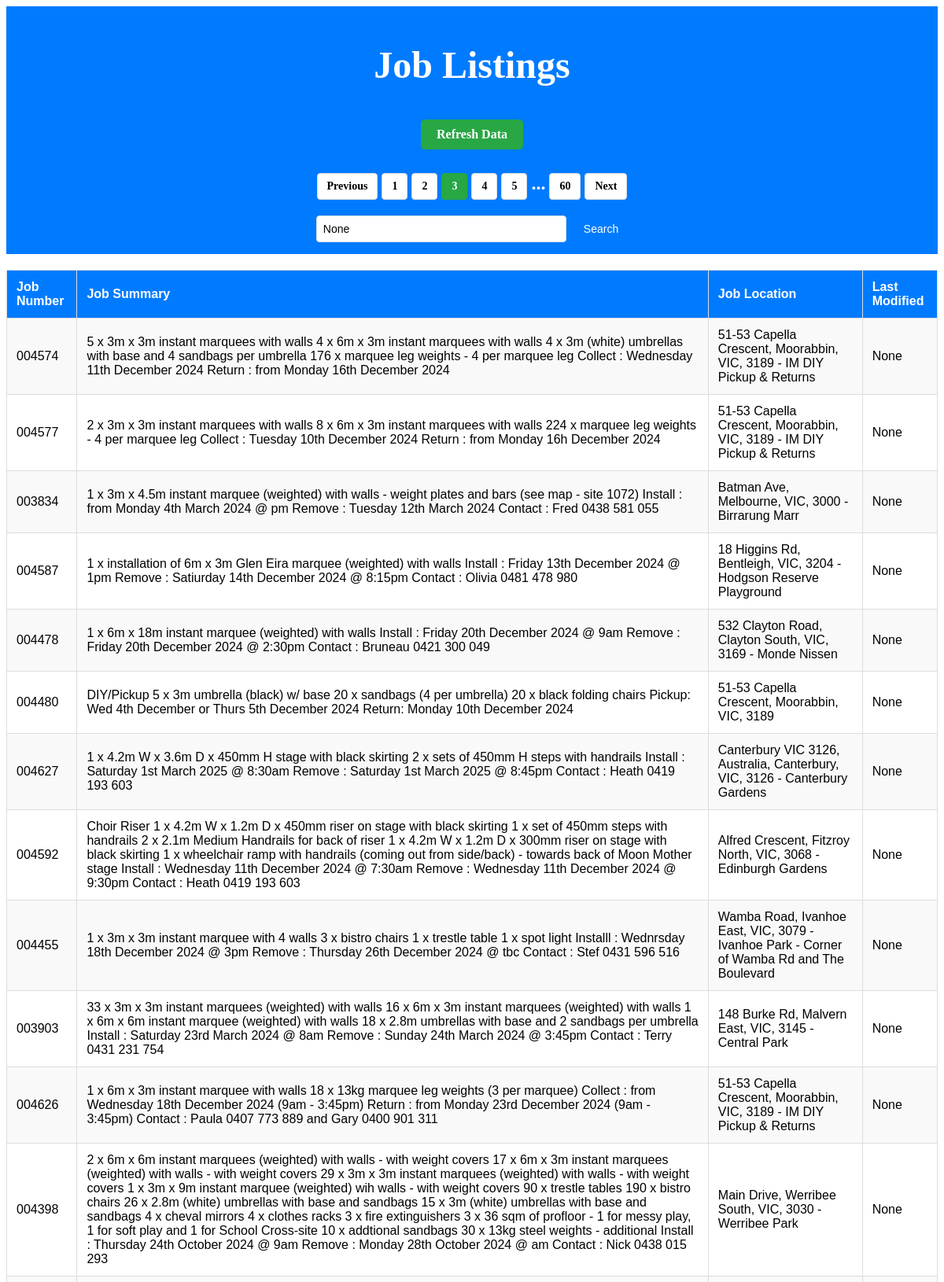
/?page=3 (upper part), run on the app's committed database.
### tables this page shows
CREATE TABLE jobs (
            job_number TEXT PRIMARY KEY,
            job_summary TEXT,
            job_location TEXT,
            last_modified TIMESTAMP
        );

### app.py (the view)
@app.route("/")
def home():
    page = int(request.args.get('page', 1))
    search_query = request.args.get('search', None)
    jobs, total_jobs = get_cached_jobs(page=page, per_page=20, search_query=search_query)
    total_pages = (total_jobs + 19) // 20  # Calculate total pages
    return render_template(
        "index.html",
        jobs=jobs,
        current_page=page,
        total_pages=total_pages,
        search_query=search_query
    )

### templates/index.html (shortened to what this page needs)
<!DOCTYPE html>
<html lang="en">
<head>
    <link rel="stylesheet" href="{{ url_for('static', filename='styles.css') }}">
</head>
<body>
    <header>
        <h1>Job Listings</h1>
        <a href="/refresh" class="refresh-button">Refresh Data</a>
        <div class="pagination">
            {% if current_page > 1 %}
                <a href="/?page={{ current_page - 1 }}{% if search_query %}&search={{ search_query }}{% endif %}">Previous</a>
            {% endif %}
            <a href="/?page=1{% if search_query %}&search={{ search_query }}{% endif %}"
               class="{% if current_page == 1 %}active{% endif %}">1</a>
            {% for i in range(current_page - 2, current_page + 3) %}
                {% if i > 1 and i < total_pages %}
                    <a href="/?page={{ i }}{% if search_query %}&search={{ search_query }}{% endif %}"
                       class="{% if i == current_page %}active{% endif %}">{{ i }}</a>
                {% endif %}
            {% endfor %}
            {% if current_page < total_pages - 3 %}
                <span>...</span>
            {% endif %}
            {% if total_pages > 1 %}
                <a href="/?page={{ total_pages }}{% if search_query %}&search={{ search_query }}{% endif %}"
                   class="{% if current_page == total_pages %}active{% endif %}">{{ total_pages }}</a>
            {% endif %}
            {% if current_page < total_pages %}
                <a href="/?page={{ current_page + 1 }}{% if search_query %}&search={{ search_query }}{% endif %}">Next</a>
            {% endif %}
        </div>
        <form method="get" action="/">
            <input type="text" name="search" placeholder="Search jobs..." value="{{ search_query }}">
            <button type="submit">Search</button>
        </form>
    </header>
    <main>
        <table>
            <thead>
                <tr>
                    <th>Job Number</th>
                    <th>Job Summary</th>
                    <th>Job Location</th>
                    <th>Last Modified</th>
                </tr>
            </thead>
            <tbody>
                {% for job in jobs %}
                    <tr class="{% if job[3] and job[3] < current_time - timedelta(hours=1) %}outdated{% endif %}">
                        <td>{{ job[0] }}</td>
                        <td>{{ job[1] }}</td>
                        <td>{{ job[2] }}</td>
                        <td>{{ job[3] }}</td>
                    </tr>
                {% else %}
                    <tr>
                        <td colspan="4">No jobs available</td>
                    </tr>
                {% endfor %}
            </tbody>
        </table>
    </main>
</body>
</html>

### static/styles.css (style rules this page uses)
table { width: 100%; border-collapse: collapse; margin: 20px 0; font-size: 16px; font-family: Arial, sans-serif; text-align: left; }
thead { background-color: #007bff; color: white; }
th, td { border: 1px solid #ddd; padding: 12px; }
tbody tr:nth-child(odd) { background-color: #f9f9f9; }
tbody tr:nth-child(even) { background-color: #ffffff; }
header { background-color: #007bff; color: white; padding: 15px; text-align: center; font-size: 24px; font-weight: bold; }
.refresh-button { text-decoration: none; color: white; background-color: #28a745; padding: 10px 20px; border-radius: 5px; font-size: 16px; display: inline-block; margin: 10px 0; }
.pagination { display: flex; justify-content: center; flex-wrap: wrap; gap: 5px; margin-top: 20px; margin-bottom: 10px; }
.pagination a { padding: 8px 12px; text-decoration: none; color: #000000; background-color: #ffffff; border: 1px solid #ddd; border-radius: 4px; font-size: 14px; transition: background-color 0.2s ease, color 0.2s ease; }
.pagination a.active { background-color: #28a745; color: white; border-color: #28a745; }
form { display: flex; justify-content: center; margin-top: 20px; gap: 10px; }
form input { padding: 8px; border: 1px solid #ddd; border-radius: 4px; font-size: 14px; width: 300px; }
form button { padding: 8px 12px; background-color: #007bff; color: white; border: none; border-radius: 4px; cursor: pointer; font-size: 14px; }

### data on the page
jobs: job_number "004574", job_summary "5 x 3m x 3m instant marquees with walls 4 x 6m x 3m instant marquees with walls 4 x 3m (white) umbrellas with base and 4 sandbags per umbrella 176 x marquee leg weights - 4 per marquee leg Collect : Wednesday 11th December 2024 Return : from Monday 16th December 2024", job_location "51-53 Capella Crescent, Moorabbin, VIC, 3189 - IM DIY Pickup & Returns", job "None"
jobs: job_number "004577", job_summary "2 x 3m x 3m instant marquees with walls 8 x 6m x 3m instant marquees with walls 224 x marquee leg weights - 4 per marquee leg Collect : Tuesday 10th December 2024 Return : from Monday 16h December 2024", job_location "51-53 Capella Crescent, Moorabbin, VIC, 3189 - IM DIY Pickup & Returns", job "None"
jobs: job_number "003834", job_summary "1 x 3m x 4.5m instant marquee (weighted) with walls - weight plates and bars (see map - site 1072) Install : from Monday 4th March 2024 @ pm Remove : Tuesday 12th March 2024 Contact : Fred 0438 581 055", job_location "Batman Ave, Melbourne, VIC, 3000 - Birrarung Marr", job "None"
jobs: job_number "004587", job_summary "1 x installation of 6m x 3m Glen Eira marquee (weighted) with walls Install : Friday 13th December 2024 @ 1pm Remove : Satiurday 14th December 2024 @ 8:15pm Contact : Olivia 0481 478 980", job_location "18 Higgins Rd, Bentleigh, VIC, 3204 - Hodgson Reserve Playground", job "None"
jobs: job_number "004478", job_summary "1 x 6m x 18m instant marquee (weighted) with walls Install : Friday 20th December 2024 @ 9am Remove : Friday 20th December 2024 @ 2:30pm Contact : Bruneau 0421 300 049", job_location "532 Clayton Road, Clayton South, VIC, 3169 - Monde Nissen", job "None"
jobs: job_number "004480", job_summary "DIY/Pickup 5 x 3m umbrella (black) w/ base 20 x sandbags (4 per umbrella) 20 x black folding chairs Pickup: Wed 4th December or Thurs 5th December 2024 Return: Monday 10th December 2024", job_location "51-53 Capella Crescent, Moorabbin, VIC, 3189", job "None"
jobs: job_number "004627", job_summary "1 x 4.2m W x 3.6m D x 450mm H stage with black skirting 2 x sets of 450mm H steps with handrails Install : Saturday 1st March 2025 @ 8:30am Remove : Saturday 1st March 2025 @ 8:45pm Contact : Heath 0419 193 603", job_location "Canterbury VIC 3126, Australia, Canterbury, VIC, 3126 - Canterbury Gardens", job "None"
jobs: job_number "004592", job_summary "Choir Riser 1 x 4.2m W x 1.2m D x 450mm riser on stage with black skirting 1 x set of 450mm steps with handrails 2 x 2.1m Medium Handrails for back of riser 1 x 4.2m W x 1.2m D x 300mm riser on stage with black skirting 1 x wheelchair ramp with handrails (coming out from side/back) - towards back of Moon Mother stage Install : Wednesday 11th December 2024 @ 7:30am Remove : Wednesday 11th December 2024 @ 9:30pm Contact : Heath 0419 193 603", job_location "Alfred Crescent, Fitzroy North, VIC, 3068 - Edinburgh Gardens", job "None"
jobs: job_number "004455", job_summary "1 x 3m x 3m instant marquee with 4 walls 3 x bistro chairs 1 x trestle table 1 x spot light Installl : Wednrsday 18th December 2024 @ 3pm Remove : Thursday 26th December 2024 @ tbc Contact : Stef 0431 596 516", job_location "Wamba Road, Ivanhoe East, VIC, 3079 - Ivanhoe Park - Corner of Wamba Rd and The Boulevard", job "None"
jobs: job_number "003903", job_summary "33 x 3m x 3m instant marquees (weighted) with walls 16 x 6m x 3m instant marquees (weighted) with walls 1 x 6m x 6m instant marquee (weighted) with walls 18 x 2.8m umbrellas with base and 2 sandbags per umbrella Install : Saturday 23rd March 2024 @ 8am Remove : Sunday 24th March 2024 @ 3:45pm Contact : Terry 0431 231 754", job_location "148 Burke Rd, Malvern East, VIC, 3145 - Central Park", job "None"
jobs: job_number "004626", job_summary "1 x 6m x 3m instant marquee with walls 18 x 13kg marquee leg weights (3 per marquee) Collect : from Wednesday 18th December 2024 (9am - 3:45pm) Return : from Monday 23rd December 2024 (9am - 3:45pm) Contact : Paula 0407 773 889 and Gary 0400 901 311", job_location "51-53 Capella Crescent, Moorabbin, VIC, 3189 - IM DIY Pickup & Returns", job "None"
jobs: job_number "004398", job_summary "2 x 6m x 6m instant marquees (weighted) with walls - with weight covers 17 x 6m x 3m instant marquees (weighted) with walls - with weight covers 29 x 3m x 3m instant marquees (weighted) with walls - with weight covers 1 x 3m x 9m instant marquee (weighted) wih walls - with weight covers 90 x trestle tables 190 x bistro chairs 26 x 2.8m (white) umbrellas with base and sandbags 15 x 3m (white) umbrellas with base and sandbags 4 x cheval mirrors 4 x clothes racks 3 x fire extinguishers 3 x 36 sqm of profloor - 1 for messy play, 1 for soft play and 1 for School Cross-site 10 x addtional sandbags 30 x 13kg steel weights - additional Install : Thursday 24th October 2024 @ 9am Remove : Monday 28th…", job_location "Main Drive, Werribee South, VIC, 3030 - Werribee Park", job "None"

### other printed values
{{ i }} "2" "3" "4" "5"
{{ total_pages }} "60"
